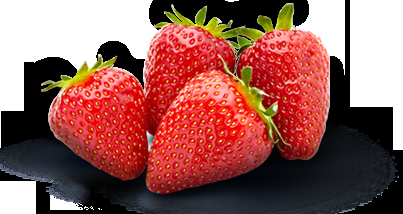
#> input picture Object Detection/berry3.png, 403 x 214 px
$ jupyter execute 'Object Detection with OpenCV.ipynb'   (older library calls are emulated)
#> lines starting #> are read from the running program, lines starting #| are printed output that depends on the picture; after the words box and inside, x2 and y2 are one past the last pixel; in counts of white or black regions, pixels touching at a corner belong together
#> further down, image is the input picture: shape (214, 403, 3); mean B, G, R 88.2, 93.9, 147.4
[cell 1]
import cv2
import matplotlib.pyplot as plt
import numpy as np
from math import cos, sin
from __future__ import division

[cell 2]
green = (0, 255, 0)

[cell 3]
def show(image):
    # figure size in inches
    plt.figure(figsize=(10, 10))
    plt.imshow(image, interpolation='nearest')

[cell 4]
def overlay_mask(mask, image):
    # mask the mask rgb
    rgb_mask = cv2.cvtColor(mask, cv2.COLOR_GRAY2RGB)
    img = cv2.addWeighted(rgb_mask, 0.5, image, 0.5, 0)
    return img

[cell 5]
def find_biggest_contour(image):
    # copy image
    image = image.copy()
    contours, hierarchy = cv2.findContours(image, cv2.RETR_LIST,
                                         cv2.CHAIN_APPROX_SIMPLE)

    contour_sizes = [(cv2.contourArea(contour), contour) for contour in contours]

    biggest_contour = max(contour_sizes, key=lambda x: x[0])[1]

    # return the biggest contour
    mask = np.zeros(image.shape, np.uint8)
    cv2.drawContours(mask, [biggest_contour], -1, 255, -1)
    return biggest_contour, mask

[cell 6]
def circle_contour(image, contour):
    #  bounding ellipse
    image_with_ellipse = image.copy()
    ellipse = cv2.fitEllipse(contour)

    # add it
    cv2.ellipse(image_with_ellipse, ellipse, green, 2 , cv2.CV_AA)
    return image_with_ellipse

[cell 7]
def find_strawberry(image):

    # Convert to the correct color scheme
    image = cv2.cvtColor(image, cv2.COLOR_BGR2RGB)

    # Rescale the image properly
    max_dimension = max(image.shape)
#> max_dimension = 403
    scale = 700 / max_dimension
#> scale = 1.74
    image = cv2.resize(image, None, fx=scale, fy=scale)
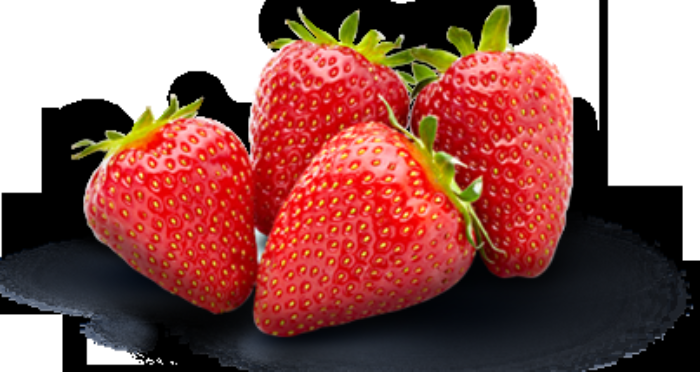
#> image: shape (372, 700, 3); mean R, G, B 147.2, 93.8, 88.1

    # Clean our image
    image_blur = cv2.GaussianBlur(image, (7,7), 0)
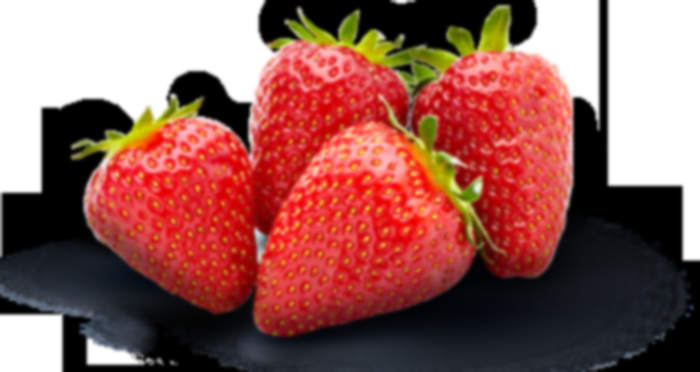
#> image_blur: shape (372, 700, 3); mean R, G, B 147.2, 93.8, 88.1
    image_blur_hsv = cv2.cvtColor(image_blur, cv2.COLOR_RGB2HSV)
#> image_blur_hsv: shape (372, 700, 3); mean H, S, V 52.8, 100.5, 149.9

    # define filters
    # filter by the color

    min_red = np.array([0, 100, 80])
    max_red = np.array([10, 256, 256])

    mask1 = cv2.inRange(image_blur_hsv, min_red, max_red)
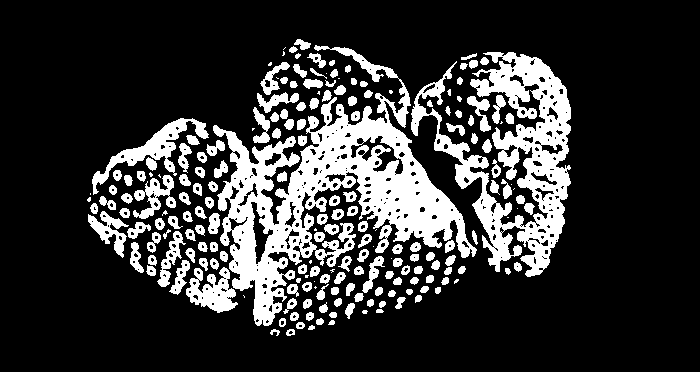
#> mask1: shape (372, 700); 20.6% white; 201 white regions (31 under 20 px), largest, box (x1, y1, x2, y2) and area: (213, 45, 477, 326) 21989, (411, 52, 571, 277) 12713, (92, 118, 209, 195) 1885

    # filter by brightness
    min_red2 = np.array([170, 100, 80])
    max_red2 = np.array([180, 256, 256])

    mask2 = cv2.inRange(image_blur_hsv, min_red2, max_red2)
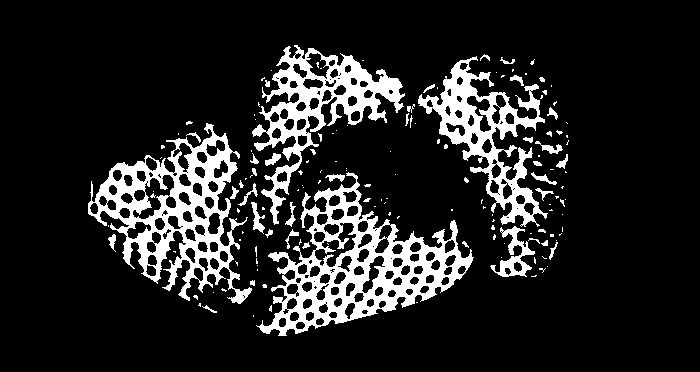
#> mask2: shape (372, 700); 14.1% white; 153 white regions (108 under 20 px), largest, box (x1, y1, x2, y2) and area: (256, 172, 474, 336) 10746, (88, 123, 252, 304) 9651, (252, 45, 405, 225) 6729


    # take these two masks and combine them
    mask = mask1 + mask2
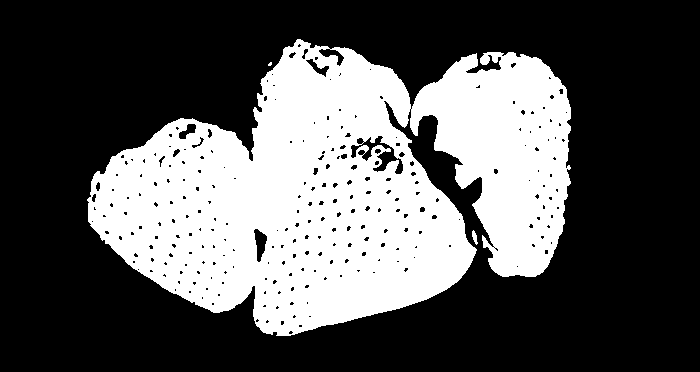
#> mask: shape (372, 700); 34.7% white; 3 white regions (1 under 20 px), largest, box (x1, y1, x2, y2) and area: (87, 39, 571, 336) 90269, (472, 230, 478, 245) 50

    # Segmentation
    kernel = cv2.getStructuringElement(cv2.MORPH_ELLIPSE, (15,15))

    mask_closed = cv2.morphologyEx(mask, cv2.MORPH_CLOSE, kernel)
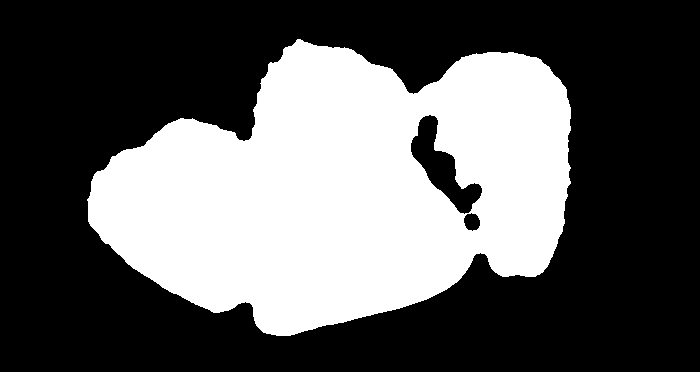
#> mask_closed: shape (372, 700); 36.7% white; 1 white region, box (x1, y1, x2, y2) and area: (87, 39, 571, 336) 95566

    mask_clean = cv2.morphologyEx(mask_closed, cv2.MORPH_OPEN, kernel)
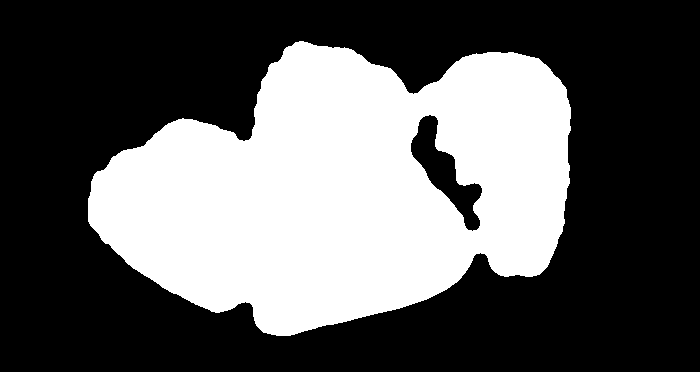
#> mask_clean: shape (372, 700); 36.6% white; 1 white region


    # Find the biggest strawberry
    big_strawberry_contour, mask_strawberries = find_biggest_contour(mask_clean)
#> in find_biggest_contour, `contours, hierarchy = cv2.findContours(image, cv2.RETR_LIST, cv2.CHAIN..`: contours = 2 contours; box (x1, y1, x2, y2) and area: (88, 41, 571, 336) 97625, (410, 114, 483, 232) 3016
#> in find_biggest_contour, `contour_sizes = [(cv2.contourArea(contour), contour) for contour in co..`: contour_sizes = 2 items
#> in find_biggest_contour, `biggest_contour = max(contour_sizes, key=lambda x: x[0])[1]`: biggest_contour = contour of 615 points, box (x1, y1, x2, y2) (88, 41, 571, 336), area 97625
#> in find_biggest_contour, `cv2.drawContours(mask, [biggest_contour], -1, 255, -1)`:
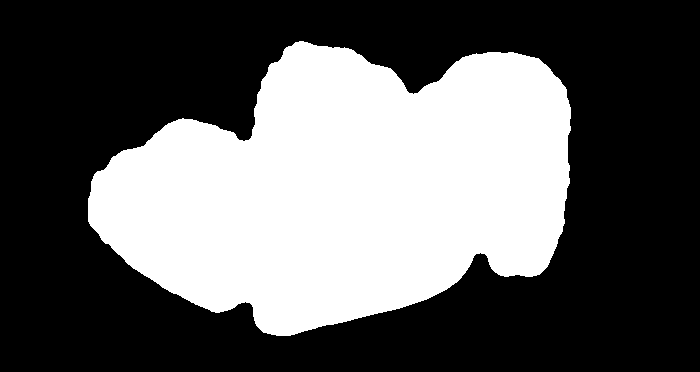
#> mask: shape (372, 700); 37.7% white; 1 white region, box (x1, y1, x2, y2) and area: (88, 41, 571, 336) 98264
#> big_strawberry_contour has the same summary as biggest_contour in find_biggest_contour

    # Overlay the masks that we created on the image
    overlay = overlay_mask(mask_clean, image)
#> in overlay_mask, `rgb_mask = cv2.cvtColor(mask, cv2.COLOR_GRAY2RGB)`: rgb_mask: shape (372, 700, 3); 36.6% white; 1 white region, box (x1, y1, x2, y2) and area: (88, 41, 571, 336) 95386
#> in overlay_mask, `img = cv2.addWeighted(rgb_mask, 0.5, image, 0.5, 0)`:
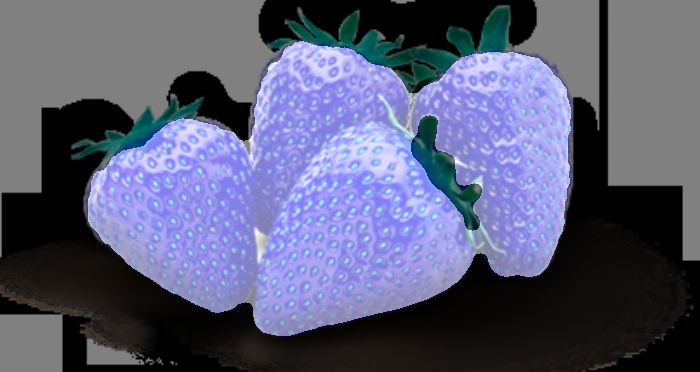
#> img: shape (372, 700, 3); mean B, G, R 120.4, 93.7, 90.9

    # Circle the biggest strawberry
    circled = circle_contour(overlay, big_strawberry_contour)
#> in circle_contour, `ellipse = cv2.fitEllipse(contour)`: ellipse = ((350.2, 187.7), (260, 494.2), 79.96)
#> in circle_contour, `cv2.ellipse(image_with_ellipse, ellipse, green, 2 , cv2.CV_AA)`:
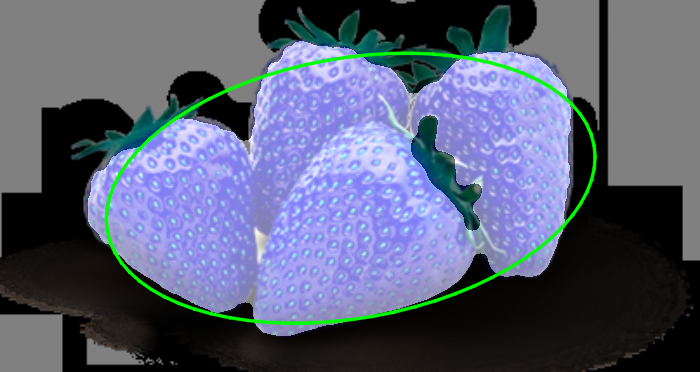
#> image_with_ellipse: shape (372, 700, 3); 2.25% of pixels changed, all inside (x1, y1, x2, y2) = (103, 51, 598, 326)

    show(circled)


    # convert back to original color scheme
    bgr = cv2.cvtColor(circled, cv2.COLOR_RGB2BGR)

    return bgr

[cell 8]
# read the image
image = cv2.imread('berry3.png')
result = find_strawberry(image)

# write the new image
cv2.imwrite('found3.jpg', result)
#> Out = True

$ run again, with Object Detection/berry.jpg saved as Object Detection/berry3.png
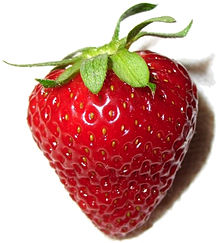
#> input picture Object Detection/berry.jpg, 220 x 243 px
#> image is the input picture: shape (243, 220, 3); mean B, G, R 148.6, 154.9, 204.6
#> image_blur_hsv: shape (700, 634, 3); mean H, S, V 58.4, 95.4, 206.6
#> in find_strawberry, `mask1 = cv2.inRange(image_blur_hsv, min_red, max_red)`:
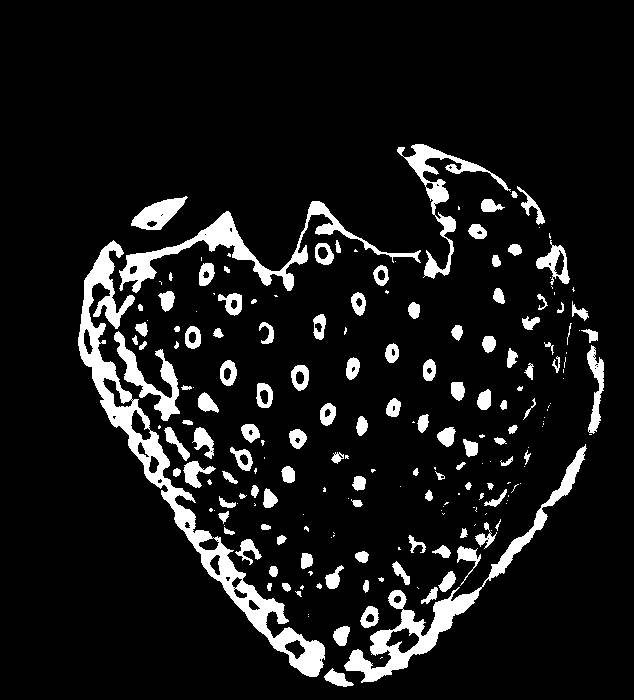
#> mask1: shape (700, 634); 9.3% white; 205 white regions (83 under 20 px), largest, box (x1, y1, x2, y2) and area: (78, 240, 325, 677) 10126, (344, 444, 587, 683) 5147, (119, 201, 421, 293) 4168
#> mask2: shape (700, 634); 26.8% white; 45 white regions (32 under 20 px), largest, box (x1, y1, x2, y2) and area: (89, 158, 564, 673) 117236, (131, 410, 151, 440) 273, (386, 628, 410, 647) 237
#> mask_closed: shape (700, 634); 37.9% white; 8 white regions (6 under 20 px), largest, box (x1, y1, x2, y2) and area: (78, 144, 604, 687) 167213, (131, 196, 188, 230) 1019
#> mask_clean: shape (700, 634); 37.2% white; 2 white regions
#> contours = 3 contours, 1 with area under 20; largest, box (x1, y1, x2, y2) and area: (78, 144, 588, 687) 163262, (135, 199, 179, 230) 846
#> contour_sizes = 3 items
#> biggest_contour = contour of 925 points, box (x1, y1, x2, y2) (78, 144, 588, 687), area 163262
#> big_strawberry_contour has the same summary as biggest_contour in find_biggest_contour
#> rgb_mask: shape (700, 634, 3); 37.2% white; 2 white regions, box (x1, y1, x2, y2) and area: (78, 144, 588, 687) 164171, (135, 199, 179, 230) 896
#> ellipse = ((335.1, 405.7), (466.8, 504.8), 30.58)
#> in circle_contour, `cv2.ellipse(image_with_ellipse, ellipse, green, 2 , cv2.CV_AA)`:
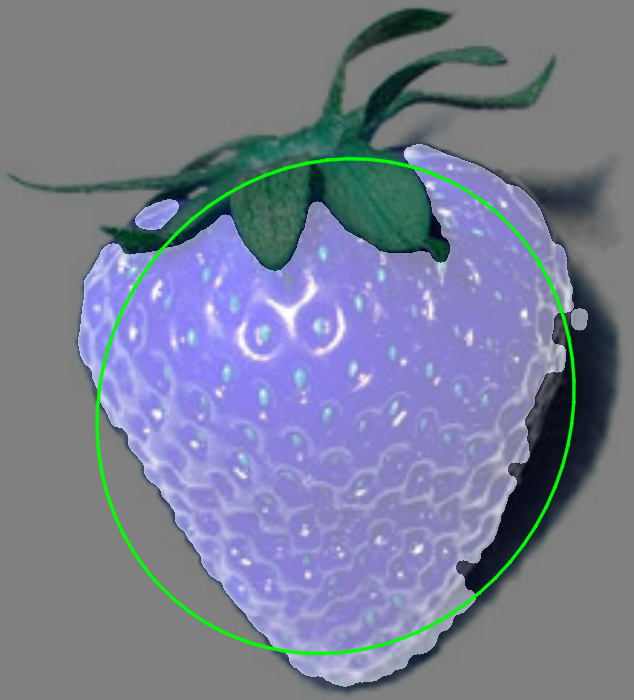
#> image_with_ellipse: shape (700, 634, 3); mean B, G, R 148.3, 126.8, 120.8
#> Out = True

$ run again, with Object Detection/berry2.jpg saved as Object Detection/berry3.png
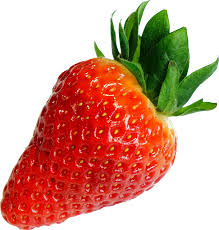
#> input picture Object Detection/berry2.jpg, 219 x 230 px
#> image is the input picture: shape (230, 219, 3); mean B, G, R 139.9, 157.6, 210
#> image_blur_hsv: shape (700, 667, 3); mean H, S, V 17.4, 108.1, 216.7
#> mask1: shape (700, 667); 33.2% white; 11 white regions (10 under 20 px), largest, box (x1, y1, x2, y2) and area: (0, 179, 538, 700) 154930
#> mask2: shape (700, 667); 1.6% white; 227 white regions (110 under 20 px), largest, box (x1, y1, x2, y2) and area: (311, 608, 379, 630) 277, (206, 318, 223, 349) 188, (442, 536, 459, 550) 172
#> mask: shape (700, 667); 34.8% white; 6 white regions (4 under 20 px), largest, box (x1, y1, x2, y2) and area: (0, 179, 538, 700) 162277, (447, 570, 460, 579) 61
#> mask_closed: shape (700, 667); 35.9% white; 4 white regions (3 under 20 px), largest, box (x1, y1, x2, y2) and area: (0, 179, 538, 700) 167452
#> mask_clean: shape (700, 667); 35.8% white; 1 white region
#> contours = 1 contour; box (x1, y1, x2, y2) and area: (0, 179, 538, 700) 166550
#> contour_sizes = 1 item
#> biggest_contour = contour of 785 points, box (x1, y1, x2, y2) (0, 179, 538, 700), area 166550
#> big_strawberry_contour has the same summary as biggest_contour in find_biggest_contour
#> rgb_mask: shape (700, 667, 3); 35.8% white; 1 white region, box (x1, y1, x2, y2) and area: (0, 179, 538, 700) 167323
#> ellipse = ((267.5, 452.8), (413.4, 565.1), 44.53)
#> in circle_contour, `cv2.ellipse(image_with_ellipse, ellipse, green, 2 , cv2.CV_AA)`:
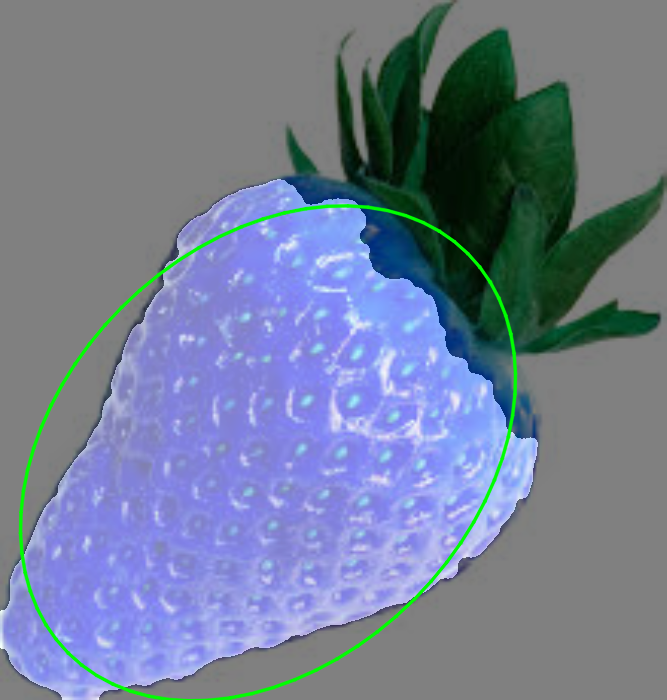
#> image_with_ellipse: shape (700, 667, 3); mean B, G, R 149.2, 126.1, 114.6
#> Out = True
